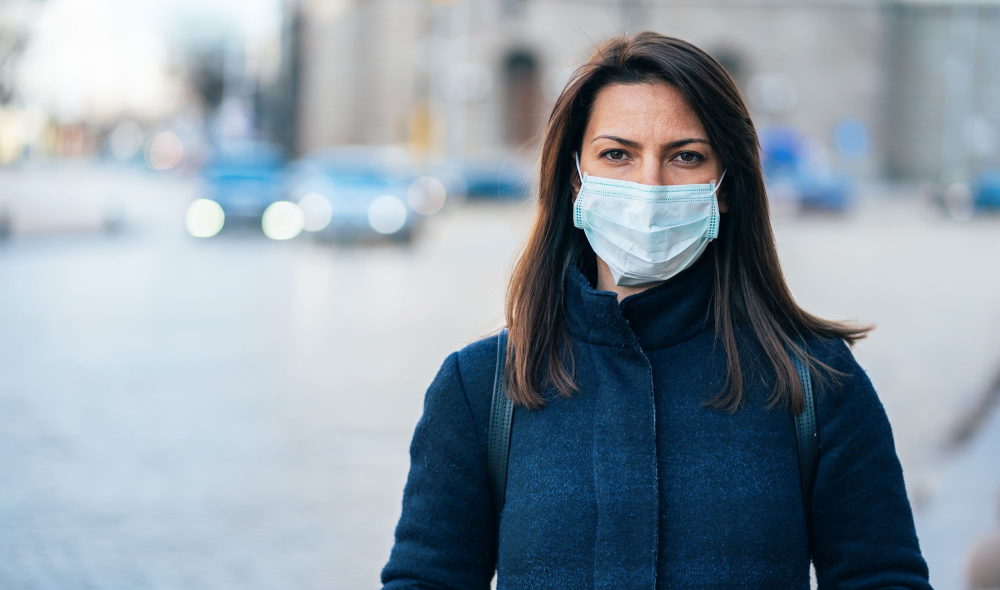
#> input picture images/input.jpg, 2000 x 1180 px, found by its file name (shown at 1/2 size); its folder holds 3 pictures in this run
$ jupyter execute --allow-errors person_seg.ipynb   (shell and % lines are left out)
#> lines starting #> are read from the running program, lines starting #| are printed output that depends on the picture; after the words box and inside, x2 and y2 are one past the last pixel; in counts of white or black regions, pixels touching at a corner belong together
[cell 1]
%cd "/content/drive/MyDrive/Colab Notebooks/cv practice/face_seg"

#> (a cell that did not finish here is left out)

#> (a cell that did not finish here is left out)

[cell 4]
base_path = "/content/dataset/supervisely_person_clean_2667_img/supervisely_person_clean_2667_img"

#> (the rest of this cell did not finish here and is left out)

[cell 5]
total_files = 0
#> (the rest of this cell did not finish here and is left out)

[cell 6]
exts = []

#> (the rest of this cell did not finish here and is left out)

[cell 7]
# get random file
all_files = []
#> (the rest of this cell did not finish here and is left out)

[cell 8]
base_path = "/content/dataset/supervisely_person_clean_2667_img/supervisely_person_clean_2667_img"

#> (the rest of this cell did not finish here and is left out)

#> (a cell that did not finish here is left out)

[cell 10]
import os

base_path = "/content/dataset/supervisely_person_clean_2667_img/supervisely_person_clean_2667_img"

img_dir = os.path.join(base_path, "images")
mask_dir = os.path.join(base_path, "masks")

out_img_dir = "/content/dataset_yolo/images"
out_lbl_dir = "/content/dataset_yolo/labels"

os.makedirs(out_img_dir, exist_ok=True)
os.makedirs(out_lbl_dir, exist_ok=True)

[cell 11]
import cv2
import numpy as np

def mask_to_yolo_seg(mask_path, img_path, label_path):
#> called with label_path = '/content/dataset_yolo/labels/input.jpg'
    mask = cv2.imread(mask_path, 0)
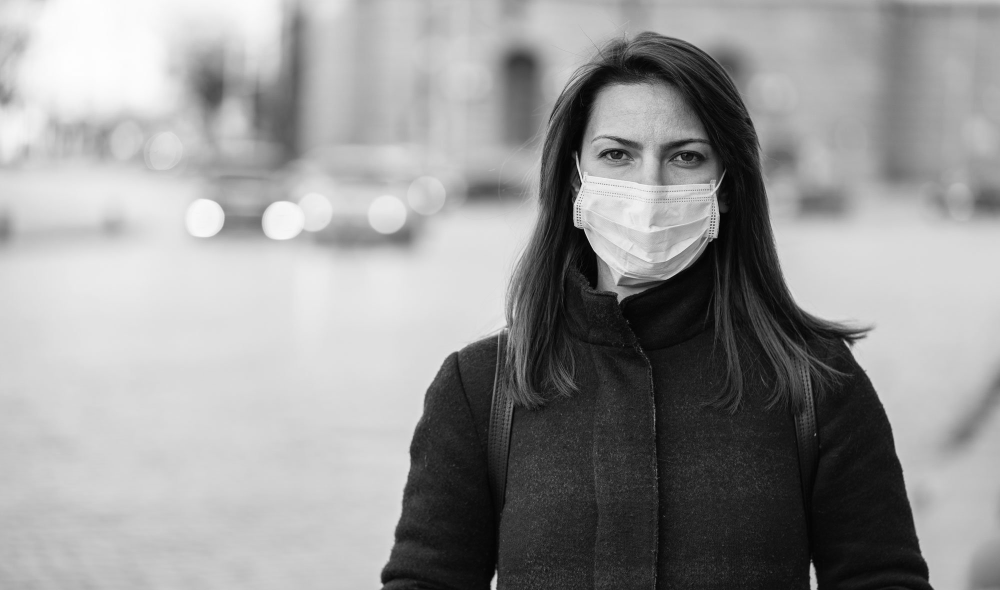
#> mask: shape (1180, 2000) (shown at 1/2 size); min 0, max 253, mean 150.8

    h, w = mask.shape
#> h = 1180; w = 2000

    # binary mask
    _, thresh = cv2.threshold(mask, 127, 255, 0)
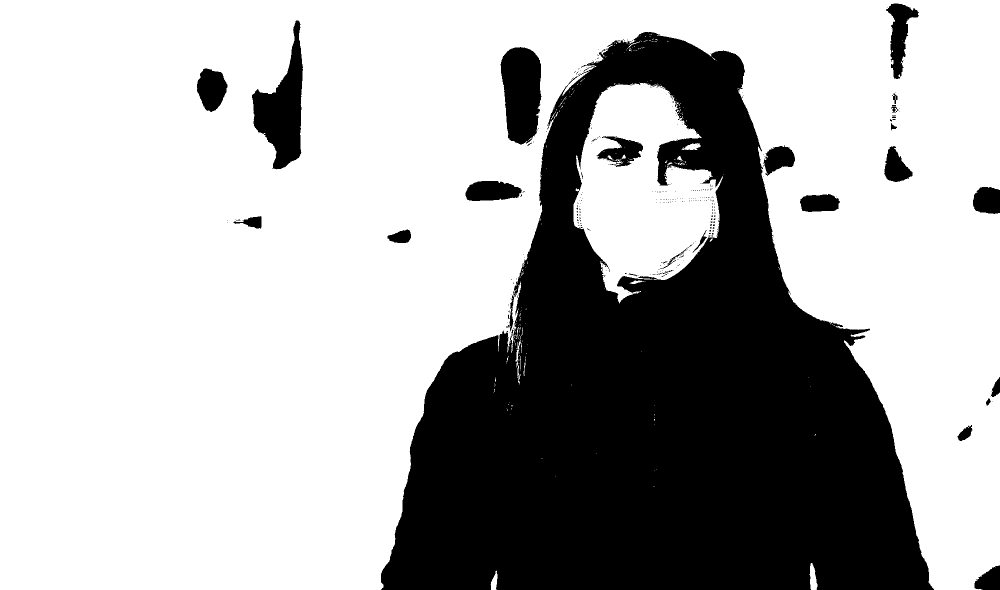
#> thresh: shape (1180, 2000) (shown at 1/2 size); 69.2% white; 318 black regions (291 under 20 px)

    contours, _ = cv2.findContours(thresh, cv2.RETR_EXTERNAL, cv2.CHAIN_APPROX_SIMPLE)
#> contours = 252 contours, 243 with area under 20; largest, box (x1, y1, x2, y2) and area: (0, 0, 2000, 1180) 1596798, (1147, 166, 1446, 607) 81135, (1619, 1126, 1635, 1180) 516, (981, 1141, 995, 1180) 284, (1363, 286, 1402, 300) 278

    with open(label_path, "w") as f:
        for cnt in contours:
            if len(cnt) < 3:
                continue

            cnt = cnt.squeeze()

            # normalize points
            points = []
            for x, y in cnt:
                points.append(x / w)
                points.append(y / h)

            # class 0 = person
            line = "0 " + " ".join(map(str, points))
            f.write(line + "\n")
#> this loop made 252 passes
#> cnt on passes 2, 4, 5: [[1991, 1135]], [[1307, 972], [1308, 972]], [[1111, 952]]

[cell 12]
images = os.listdir(img_dir)

for img_name in images:
    img_path = os.path.join(img_dir, img_name)
    mask_path = os.path.join(mask_dir, img_name)

    if not os.path.exists(mask_path):
        continue

    # copy image
    cv2.imwrite(os.path.join(out_img_dir, img_name), cv2.imread(img_path))

    # create label
    label_name = img_name.replace(".png", ".txt")
    label_path = os.path.join(out_lbl_dir, label_name)

    mask_to_yolo_seg(mask_path, img_path, label_path)
#> pass 2 of the loop `for img_name in images:`:
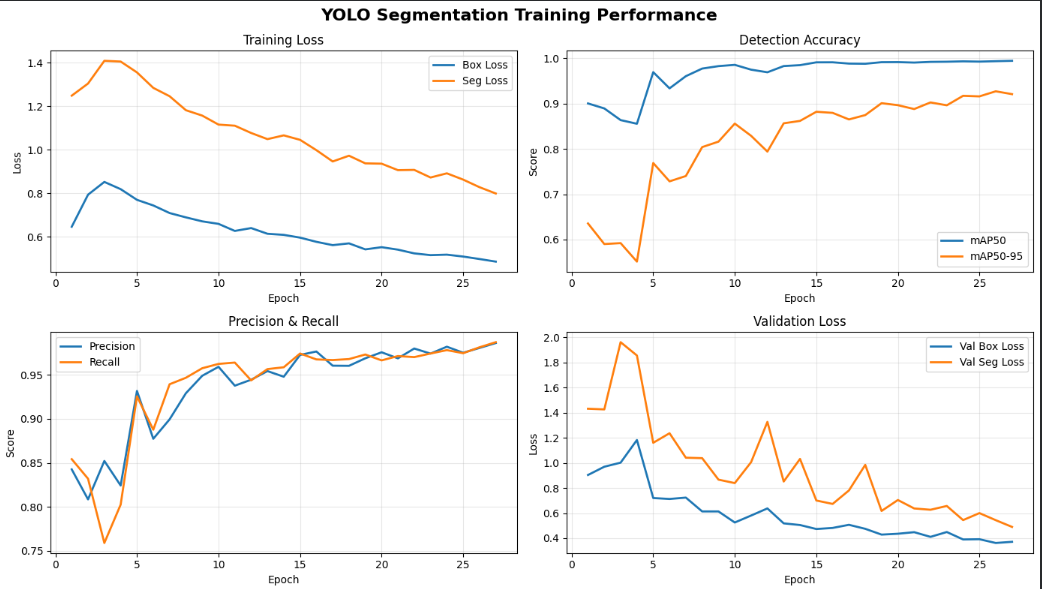
#> input picture images/performance.png, 1042 x 589 px, found by its file name
#> in mask_to_yolo_seg (call 2), `mask = cv2.imread(mask_path, 0)`:
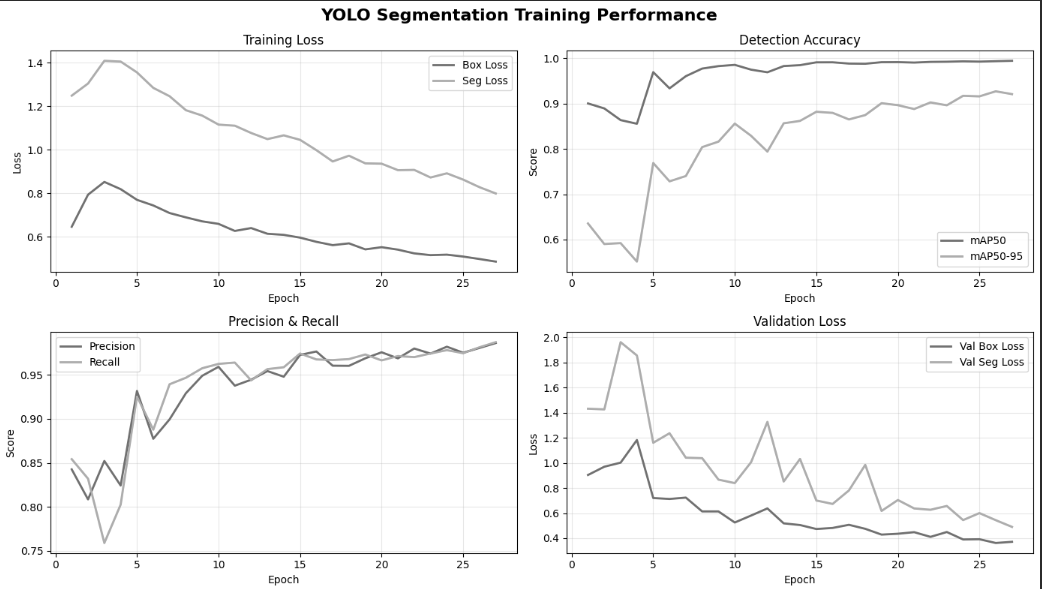
#> mask: shape (589, 1042); min 0, max 255, mean 247.4
#> in mask_to_yolo_seg (call 2), `_, thresh = cv2.threshold(mask, 127, 255, 0)`:
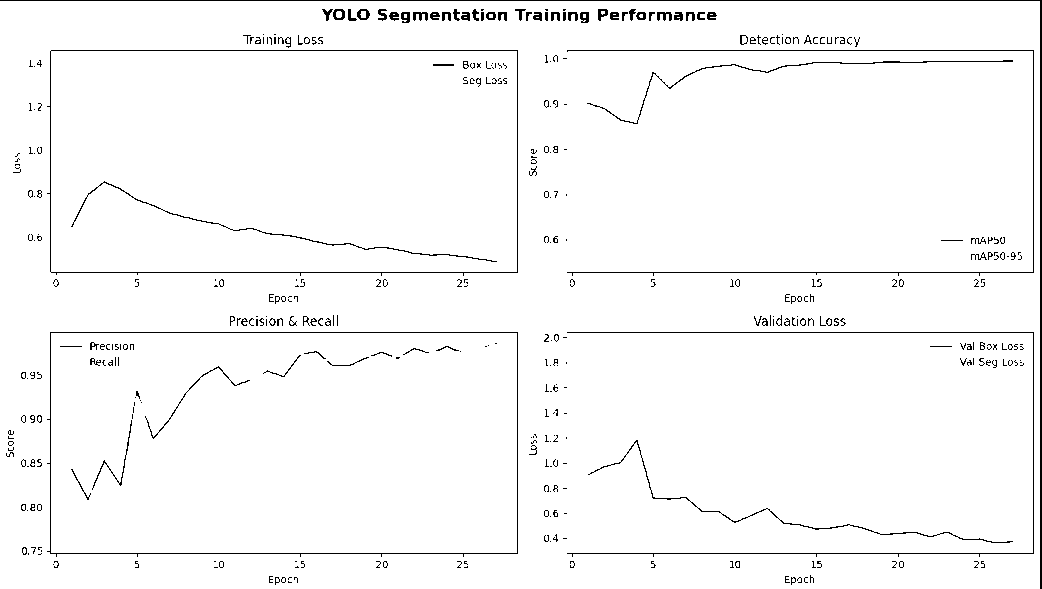
#> thresh: shape (589, 1042); 97.4% white; black in thin lines or dots
#> contours = [[[0, 1], [0, 588], [1039, 588], [1039, 1]]]
#> the loop in mask_to_yolo_seg (call 2), `for cnt in contours:` made 1 pass
#> cnt on pass 1: [[0, 1], [0, 588], [1039, 588], [1039, 1]]
#> pass 3 of the loop `for img_name in images:`:
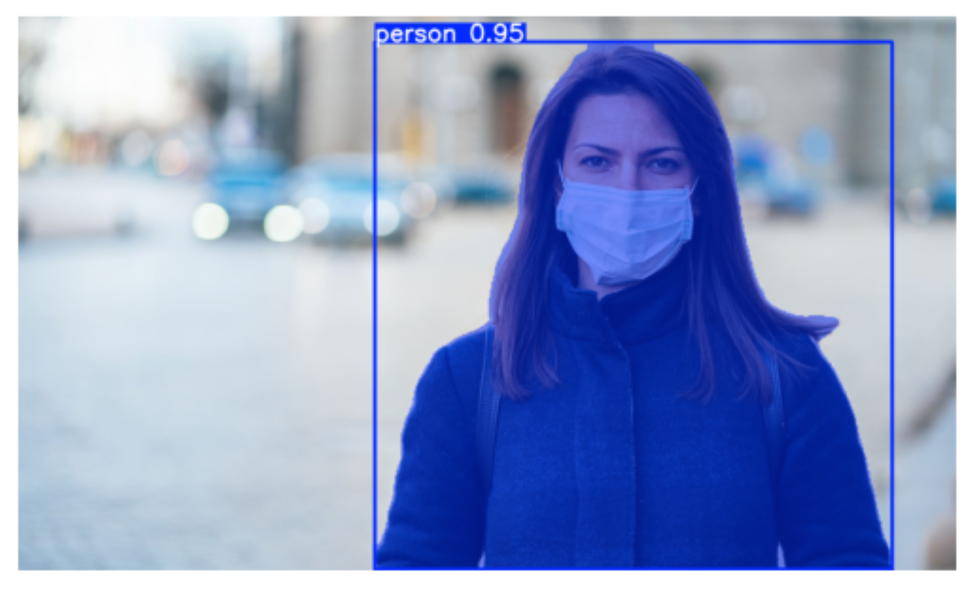
#> input picture images/segmentation.png, 1948 x 1180 px, found by its file name (shown at 1/2 size)
#> in mask_to_yolo_seg (call 3), `mask = cv2.imread(mask_path, 0)`:
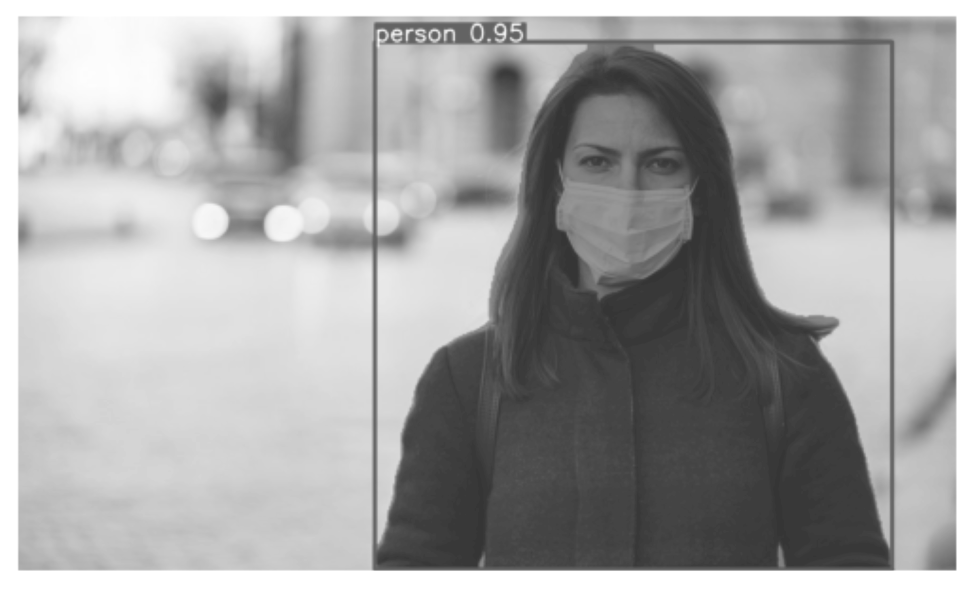
#> mask: shape (1180, 1948) (shown at 1/2 size); min 50, max 255, mean 164.5
#> in mask_to_yolo_seg (call 3), `_, thresh = cv2.threshold(mask, 127, 255, 0)`:
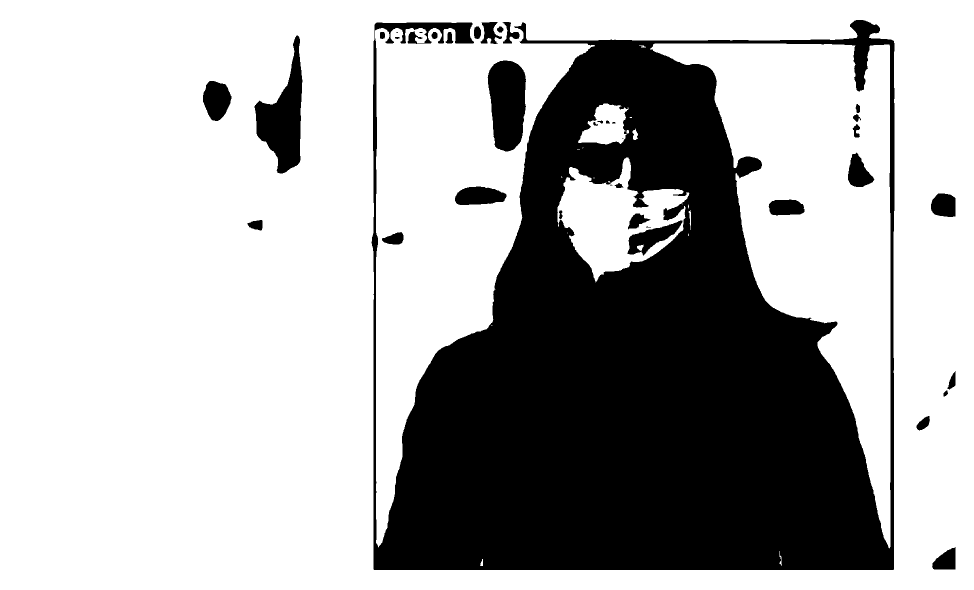
#> thresh: shape (1180, 1948) (shown at 1/2 size); 69% white; 38 black regions (6 under 20 px), largest, box (x1, y1, x2, y2) and area: (743, 40, 1789, 1140) 665449, (509, 71, 605, 347) 12781, (975, 121, 1052, 303) 11164
#> contours = [[[0, 0], [0, 1179], [1947, 1179], [1947, 0]]]
#> the loop in mask_to_yolo_seg (call 3), `for cnt in contours:` made 1 pass
#> cnt on pass 1: [[0, 0], [0, 1179], [1947, 1179], [1947, 0]]

print("Conversion done.")
